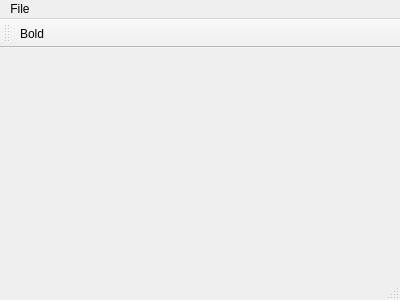
<?xml version="1.0" encoding="UTF-8"?>
<ui version="4.0">
 <class>qPad</class>
 <widget class="QMainWindow" name="qPad">
  <property name="geometry">
   <rect>
    <x>0</x>
    <y>0</y>
    <width>400</width>
    <height>300</height>
   </rect>
  </property>
  <property name="windowTitle">
   <string>qPad</string>
  </property>
  <widget class="QWidget" name="centralWidget"/>
  <widget class="QMenuBar" name="menuBar">
   <property name="geometry">
    <rect>
     <x>0</x>
     <y>0</y>
     <width>400</width>
     <height>19</height>
    </rect>
   </property>
   <widget class="QMenu" name="menuFile">
    <property name="title">
     <string>File</string>
    </property>
    <addaction name="actionNew"/>
    <addaction name="actionOpen"/>
    <addaction name="actionSave"/>
    <addaction name="actionSave_As"/>
    <addaction name="separator"/>
    <addaction name="actionExit"/>
   </widget>
   <addaction name="menuFile"/>
  </widget>
  <widget class="QToolBar" name="mainToolBar">
   <attribute name="toolBarArea">
    <enum>TopToolBarArea</enum>
   </attribute>
   <attribute name="toolBarBreak">
    <bool>false</bool>
   </attribute>
   <addaction name="actionBold"/>
  </widget>
  <widget class="QStatusBar" name="statusBar"/>
  <action name="actionOpen">
   <property name="text">
    <string>Open...</string>
   </property>
  </action>
  <action name="actionNew">
   <property name="text">
    <string>New...</string>
   </property>
  </action>
  <action name="actionSave">
   <property name="enabled">
    <bool>false</bool>
   </property>
   <property name="text">
    <string>Save...</string>
   </property>
  </action>
  <action name="actionSave_As">
   <property name="text">
    <string>Save As...</string>
   </property>
  </action>
  <action name="actionExit">
   <property name="text">
    <string>Exit</string>
   </property>
  </action>
  <action name="actionBold">
   <property name="text">
    <string>Bold</string>
   </property>
  </action>
 </widget>
 <layoutdefault spacing="6" margin="11"/>
 <resources/>
 <connections/>
</ui>
